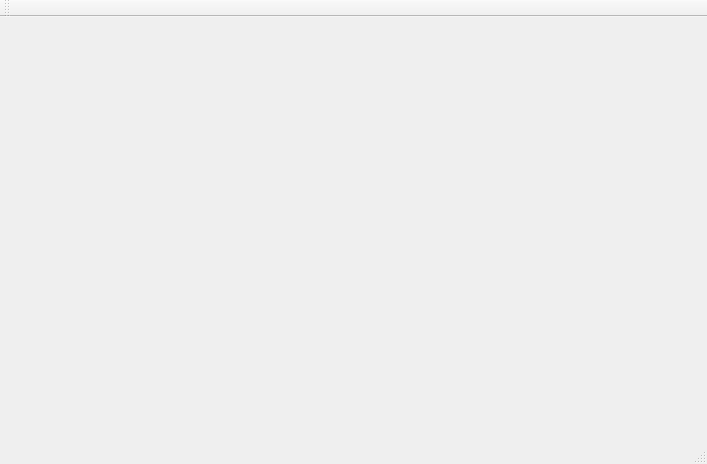
<?xml version="1.0" encoding="UTF-8"?>
<ui version="4.0">
 <class>MainWindow</class>
 <widget class="QMainWindow" name="MainWindow">
  <property name="geometry">
   <rect>
    <x>0</x>
    <y>0</y>
    <width>707</width>
    <height>464</height>
   </rect>
  </property>
  <property name="windowTitle">
   <string>MainWindow</string>
  </property>
  <widget class="QWidget" name="centralWidget"/>
  <widget class="QMenuBar" name="menuBar">
   <property name="geometry">
    <rect>
     <x>0</x>
     <y>0</y>
     <width>707</width>
     <height>28</height>
    </rect>
   </property>
  </widget>
  <widget class="QToolBar" name="mainToolBar">
   <attribute name="toolBarArea">
    <enum>TopToolBarArea</enum>
   </attribute>
   <attribute name="toolBarBreak">
    <bool>false</bool>
   </attribute>
  </widget>
  <widget class="QStatusBar" name="statusBar"/>
 </widget>
 <layoutdefault spacing="6" margin="11"/>
 <resources/>
 <connections/>
</ui>
